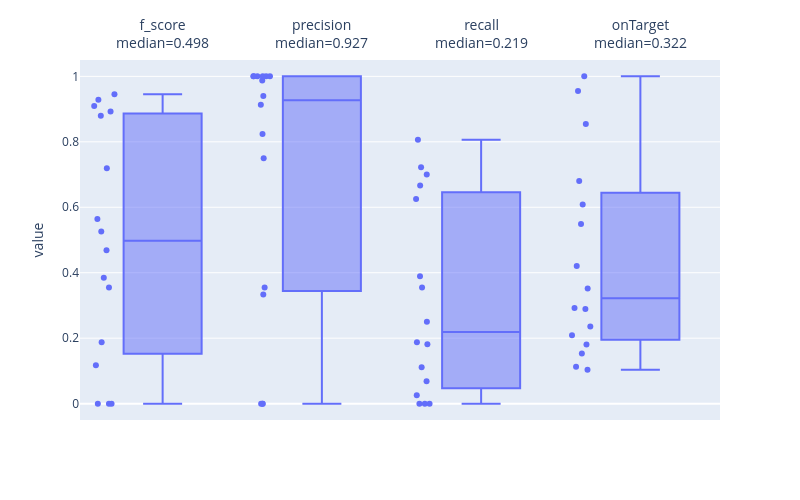

Notebook code cell kept with this figure:
### Markdown cell above
#### Plotting classification metrics from NS-Forest results

### Code cell
ns.pl.boxplot(evaluation_results, ["f_score", "precision", "recall", "onTarget"], save = True, output_folder = output_folder, outputfilename_prefix = outputfilename_prefix)

### Figure 1 — Plotly figure (JSON) as saved in the notebook; plotly's stock layout.template omitted (floating-point values rounded to 4 significant figures)
{"data": [{"alignmentgroup": "True", "boxpoints": "all", "hovertemplate": "<b>%{hovertext}</b><br><br>variable=%{x}<br>value=%{y}<extra></extra>", "hovertext": ["e1_e299_SLC17A7_L5b_Cdh13", "g1_g48_GLI3_Astro_Gja1", "g2_g27_APBB1IP_Micro_Ctss", "g3_g18_GPNMB_OPC_Pdgfra", "g4_g9_MOG_Oligo_Opalin", "i10_i16_TSPAN12_Vip_Mybpc1", "i11_i6_EGF_Vip_Mybpc1", "i1_i90_COL5A2_Ndnf_Car4", "i2_i77_LHX6_Sst_Cbln4", "i3_i56_BAGE2_Ndnf_Cxcl14", "i4_i54_MC4R_Ndnf_Cxcl14", "i5_i47_TRPC3_Ndnf_Car4", "i6_i44_GPR149_Vip_Mybpc1", "i7_i31_CLMP_Ndnf_Cxcl14", "i8_i27_SNCG_Vip_Mybpc1", "i9_i22_TAC3_Vip_Mybpc1", "e1_e299_SLC17A7_L5b_Cdh13", "g1_g48_GLI3_Astro_Gja1", "g2_g27_APBB1IP_Micro_Ctss", "g3_g18_GPNMB_OPC_Pdgfra", "g4_g9_MOG_Oligo_Opalin", "i10_i16_TSPAN12_Vip_Mybpc1", "i11_i6_EGF_Vip_Mybpc1", "i1_i90_COL5A2_Ndnf_Car4", "i2_i77_LHX6_Sst_Cbln4", "i3_i56_BAGE2_Ndnf_Cxcl14", "i4_i54_MC4R_Ndnf_Cxcl14", "i5_i47_TRPC3_Ndnf_Car4", "i6_i44_GPR149_Vip_Mybpc1", "i7_i31_CLMP_Ndnf_Cxcl14", "i8_i27_SNCG_Vip_Mybpc1", "i9_i22_TAC3_Vip_Mybpc1", "e1_e299_SLC17A7_L5b_Cdh13", "g1_g48_GLI3_Astro_Gja1", "g2_g27_APBB1IP_Micro_Ctss", "g3_g18_GPNMB_OPC_Pdgfra", "g4_g9_MOG_Oligo_Opalin", "i10_i16_TSPAN12_Vip_Mybpc1", "i11_i6_EGF_Vip_Mybpc1", "i1_i90_COL5A2_Ndnf_Car4", "i2_i77_LHX6_Sst_Cbln4", "i3_i56_BAGE2_Ndnf_Cxcl14", "i4_i54_MC4R_Ndnf_Cxcl14", "i5_i47_TRPC3_Ndnf_Car4", "i6_i44_GPR149_Vip_Mybpc1", "i7_i31_CLMP_Ndnf_Cxcl14", "i8_i27_SNCG_Vip_Mybpc1", "i9_i22_TAC3_Vip_Mybpc1", "e1_e299_SLC17A7_L5b_Cdh13", "g1_g48_GLI3_Astro_Gja1", "g2_g27_APBB1IP_Micro_Ctss", "g3_g18_GPNMB_OPC_Pdgfra", "g4_g9_MOG_Oligo_Opalin", "i10_i16_TSPAN12_Vip_Mybpc1", "i11_i6_EGF_Vip_Mybpc1", "i1_i90_COL5A2_Ndnf_Car4", "i2_i77_LHX6_Sst_Cbln4", "i3_i56_BAGE2_Ndnf_Cxcl14", "i4_i54_MC4R_Ndnf_Cxcl14", "i5_i47_TRPC3_Ndnf_Car4", "i6_i44_GPR149_Vip_Mybpc1", "i7_i31_CLMP_Ndnf_Cxcl14", "i8_i27_SNCG_Vip_Mybpc1", "i9_i22_TAC3_Vip_Mybpc1"], "legendgroup": "", "marker": {"color": "#636efa"}, "name": "", "notched": false, "offsetgroup": "", "orientation": "v", "showlegend": false, "type": "box", "x": ["f_score", "f_score", "f_score", "f_score", "f_score", "f_score", "f_score", "f_score", "f_score", "f_score", "f_score", "f_score", "f_score", "f_score", "f_score", "f_score", "precision", "precision", "precision", "precision", "precision", "precision", "precision", "precision", "precision", "precision", "precision", "precision", "precision", "precision", "precision", "precision", "recall", "recall", "recall", "recall", "recall", "recall", "recall", "recall", "recall", "recall", "recall", "recall", "recall", "recall", "recall", "recall", "onTarget", "onTarget", "onTarget", "onTarget", "onTarget", "onTarget", "onTarget", "onTarget", "onTarget", "onTarget", "onTarget", "onTarget", "onTarget", "onTarget", "onTarget", "onTarget"], "x0": " ", "xaxis": "x", "y": [0.9451, 0.8929, 0.3846, 0.9286, 0.9091, 0.4688, 0.0, 0.8799, 0.1176, 0.5645, 0.7192, 0.0, 0.1875, 0.3548, 0.0, 0.5263, 0.9877, 1.0, 1.0, 1.0, 1.0, 0.75, 0.0, 0.9403, 1.0, 0.8235, 0.913, 0.0, 0.3333, 0.3548, 0.0, 1.0, 0.806, 0.625, 0.1111, 0.7222, 0.6667, 0.1875, 0.0, 0.7, 0.02597, 0.25, 0.3889, 0.0, 0.06818, 0.3548, 0.0, 0.1818, 0.5485, 0.8541, 0.9553, 0.6803, 1.0, 0.2091, 0.1128, 0.6083, 0.4202, 0.1034, 0.3518, 0.2922, 0.2357, 0.1806, 0.1534, 0.2889], "y0": " ", "yaxis": "y"}], "layout": {"annotations": [{"align": "center", "font": {"size": 14}, "showarrow": false, "text": "f_score<br>median=0.498", "x": "f_score", "xanchor": "center", "xref": "x", "y": 1.13, "yref": "paper"}, {"align": "center", "font": {"size": 14}, "showarrow": false, "text": "precision<br>median=0.927", "x": "precision", "xanchor": "center", "xref": "x", "y": 1.13, "yref": "paper"}, {"align": "center", "font": {"size": 14}, "showarrow": false, "text": "recall<br>median=0.219", "x": "recall", "xanchor": "center", "xref": "x", "y": 1.13, "yref": "paper"}, {"align": "center", "font": {"size": 14}, "showarrow": false, "text": "onTarget<br>median=0.322", "x": "onTarget", "xanchor": "center", "xref": "x", "y": 1.13, "yref": "paper"}], "boxmode": "group", "height": 500, "legend": {"tracegroupgap": 0}, "margin": {"t": 60}, "width": 800, "xaxis": {"anchor": "y", "domain": [0, 1], "showticklabels": false, "title": {"text": ""}}, "yaxis": {"anchor": "x", "domain": [0, 1], "range": [-0.05, 1.05], "title": {"text": "value"}}}}
